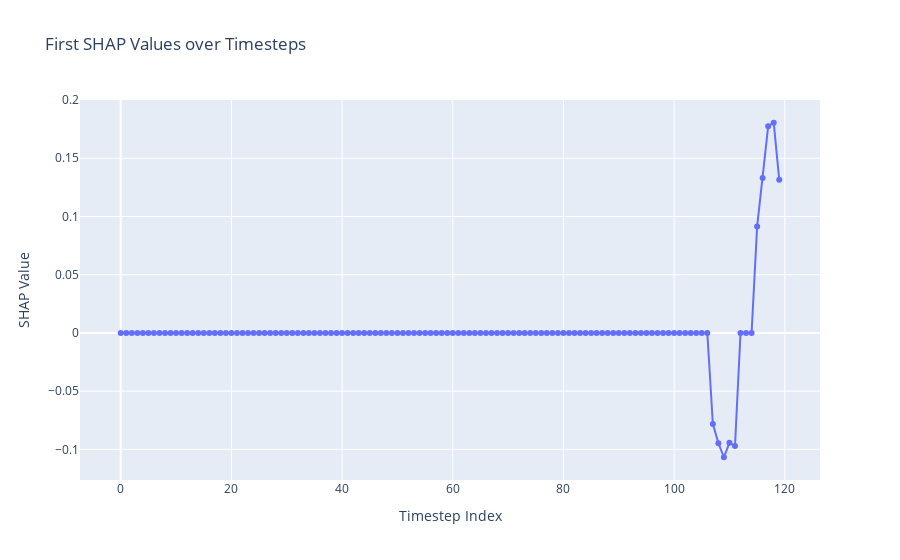

The cell this chart's notebook holds for it:
### Code cell
import plotly.graph_objects as go
import numpy as np

# Assuming shap_values[0] is a (120, 1) array
# Flatten it to a 1D array (120,)
shap_first = shap_values[4].flatten()

# Create the x-axis as timestep indices (0 to 119)
timesteps = np.arange(len(shap_first))

# Create a Plotly scatter plot
fig = go.Figure(data=go.Scatter(x=timesteps, y=shap_first, mode='lines+markers'))
fig.update_layout(
    title="First SHAP Values over Timesteps",
    xaxis_title="Timestep Index",
    yaxis_title="SHAP Value"
)
fig.show()


# Sum up all SHAP values
shap_sum = np.abs(shap_values[4]).sum(axis=0)
print("SHAP sum shape:", shap_sum.shape)
print("SHAP sum:", shap_sum)

### Figure 1 — Plotly figure (JSON) as saved in the notebook; plotly's stock layout.template omitted (floating-point values rounded to 4 significant figures)
{"data": [{"mode": "lines+markers", "type": "scatter", "x": [0, 1, 2, 3, 4, 5, 6, 7, 8, 9, 10, 11, 12, 13, 14, 15, 16, 17, 18, 19, 20, 21, 22, 23, 24, 25, 26, 27, 28, 29, 30, 31, 32, 33, 34, 35, 36, 37, 38, 39, 40, 41, 42, 43, 44, 45, 46, 47, 48, 49, 50, 51, 52, 53, 54, 55, 56, 57, 58, 59, 60, 61, 62, 63, 64, 65, 66, 67, 68, 69, 70, 71, 72, 73, 74, 75, 76, 77, 78, 79, 80, 81, 82, 83, 84, 85, 86, 87, 88, 89, 90, 91, 92, 93, 94, 95, 96, 97, 98, 99, 100, 101, 102, 103, 104, 105, 106, 107, 108, 109, 110, 111, 112, 113, 114, 115, 116, 117, 118, 119], "y": [0, 0, 0, 0, 0, 0, 0, 0, 0, 0, 0, 0, 0, 0, 0, 0, 0, 0, 0, 0, 0, 0, 0, 0, 0, 0, 0, 0, 0, 0, 0, 0, 0, 0, 0, 0, 0, 0, 0, 0, 0, 0, 0, 0, 0, 0, 0, 0, 0, 0, 0, 0, 0, 0, 0, 0, 0, 0, 0, 0, 0, 0, 0, 0, 0, 0, 0, 0, 0, 0, 0, 0, 0, 0, 0, 0, 0, 0, 0, 0, 0, 0, 0, 0, 0, 0, 0, 0, 0, 0, 0, 0, 0, 0, 0, 0, 0, 0, 0, 0, 0, 0, 0, 0, 0, 0, 0, -0.07809, -0.0947, -0.1067, -0.09433, -0.09715, 0, 0, 0, 0.09137, 0.1331, 0.1776, 0.1805, 0.1315]}], "layout": {"title": {"text": "First SHAP Values over Timesteps"}, "xaxis": {"title": {"text": "Timestep Index"}}, "yaxis": {"title": {"text": "SHAP Value"}}}}
